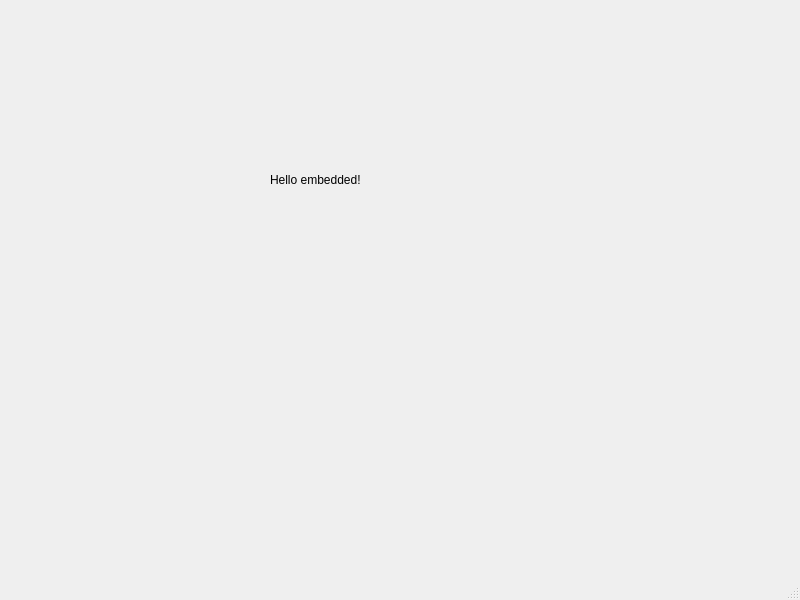
<?xml version="1.0" encoding="UTF-8"?>
<ui version="4.0">
 <class>MainWindow</class>
 <widget class="QMainWindow" name="MainWindow">
  <property name="geometry">
   <rect>
    <x>0</x>
    <y>0</y>
    <width>800</width>
    <height>600</height>
   </rect>
  </property>
  <property name="windowTitle">
   <string>MainWindow</string>
  </property>
  <widget class="QWidget" name="centralwidget">
   <widget class="QLabel" name="label">
    <property name="geometry">
     <rect>
      <x>270</x>
      <y>170</y>
      <width>131</width>
      <height>19</height>
     </rect>
    </property>
    <property name="text">
     <string>Hello embedded!</string>
    </property>
   </widget>
  </widget>
  <widget class="QMenuBar" name="menubar">
   <property name="geometry">
    <rect>
     <x>0</x>
     <y>0</y>
     <width>800</width>
     <height>24</height>
    </rect>
   </property>
  </widget>
  <widget class="QStatusBar" name="statusbar"/>
 </widget>
 <resources/>
 <connections/>
</ui>
